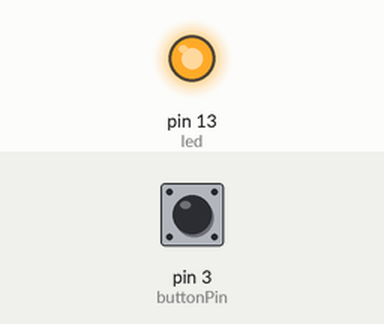
Recording of a sketch running on a simulated Arduino Uno, built with avr-gcc and run on an emulated ATmega328P. On the bench: output pins drawn as LEDs (lit = HIGH). The inputs (shaded band) are chosen by the test bench; at power-on: pin 3 (buttonPin) LOW.

Above: at 1.2 s.
1.3 s: pin 3 (buttonPin) pulled HIGH for 0.15 s
At 1.37 s:
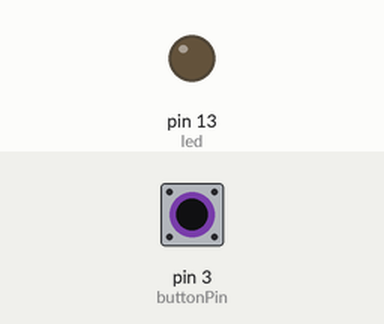
2.9 s: pin 3 (buttonPin) pulled HIGH for 3.2 s
At 7.3 s:
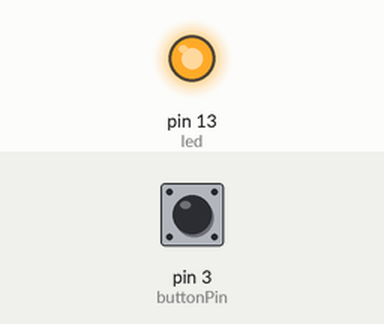
Timing chart, 0 to 8.8 s (numbered marks = the images above; inputs shaded):
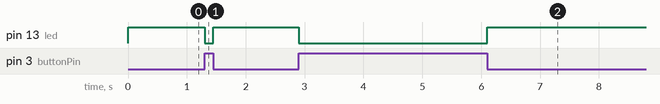

The sketch:

_8_digitalread.ino
```cpp
// https://www.arduinoall.com/article/208/8-สอน-arduino-การรับค่าจากสวิตช์-digitalread
//Example By ArduinoAll.com
int led = 13;
int buttonPin = 3;
int buttonState = 0;
void setup()
{
  pinMode(led, OUTPUT); // กำหนดขา led เป็นโหมด OUTPUT
  pinMode(buttonPin, INPUT);// กำหนดขา buttonPin เป็นโหมด INPUT
}
void loop()
{
  buttonState = digitalRead(buttonPin); // อ่านค่าสถานะขา3
  if (buttonState == 1) {
    digitalWrite(led, 0); // ไฟ LED ดับ
  } else {
    digitalWrite(led, 1); // ไฟ LED 1 ติด
  }
}
```

Measured:
- after the input at 1.3 s, pin 13 (led): HIGH → LOW at once, → HIGH 0.15 s later
- after the input at 2.9 s, pin 13 (led): HIGH → LOW at once, → HIGH 3.2 s later
